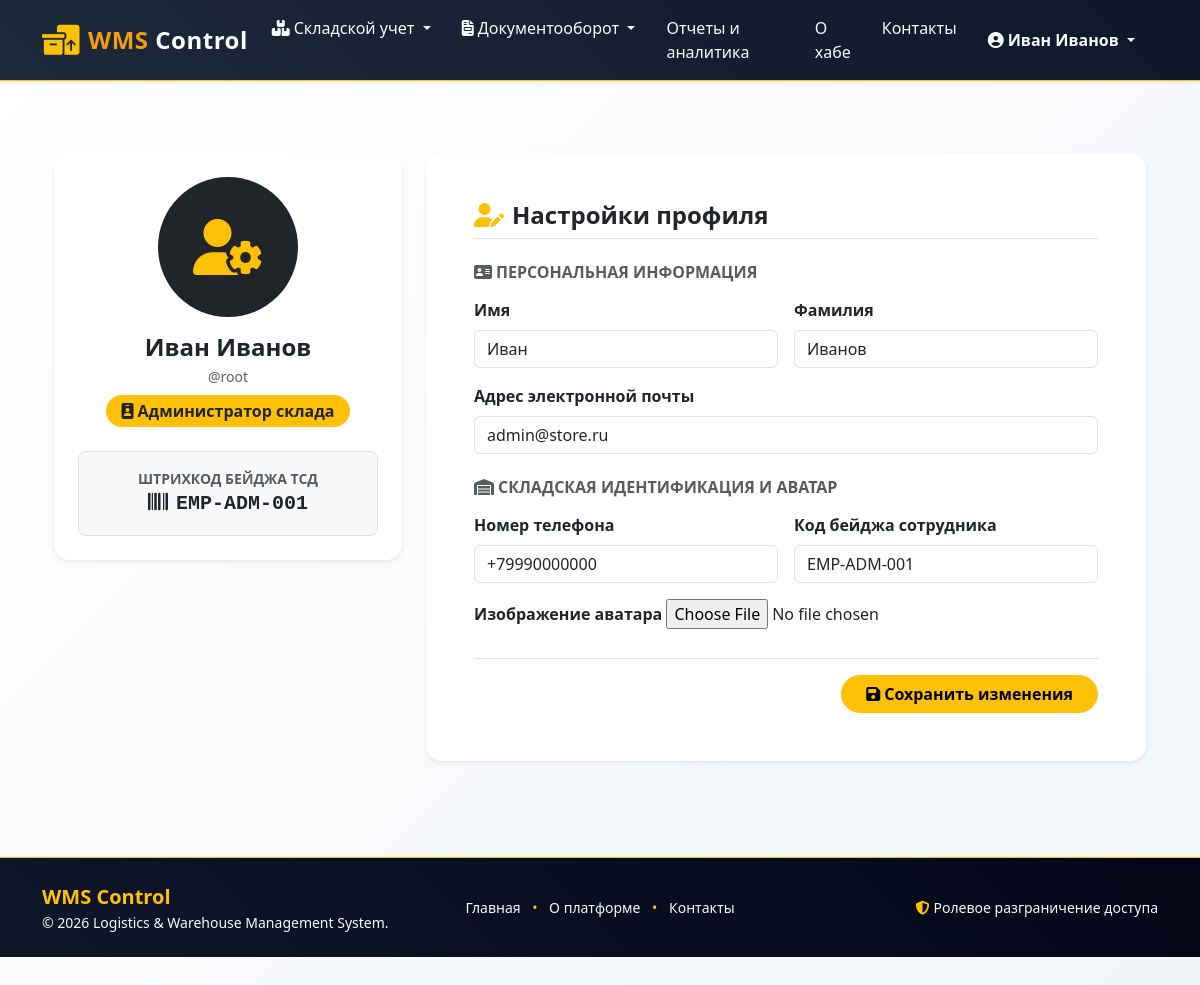
Page /account/profile/ (signed in) on the committed database.
### accounts/models.py (models this page shows, shortened)
class Profile(models.Model):
    ROLE_CHOICES = [
        ("storekeeper", _("Storekeeper / Warehouse Operator")),
        ("manager", _("Supply & Sales Manager")),
        ("admin", _("Warehouse Administrator")),
    ]
    user = models.OneToOneField(User, on_delete=models.CASCADE, related_name="profile", verbose_name=_("User"))
    role = models.CharField(_("Role"), max_length=20, choices=ROLE_CHOICES, default="storekeeper")
    phone = models.CharField(_("Phone Number"), max_length=20, blank=True, null=True)
    employee_code = models.CharField(_("Employee Badge / Barcode"), max_length=50, blank=True, null=True, unique=True, help_text=_("Barcode or badge code for quick TSD authorization"))
    avatar = models.ImageField(_("Avatar"), upload_to="avatars/", blank=True, null=True)
    class Meta:
        verbose_name = _("Warehouse Profile")
        verbose_name_plural = _("Warehouse Profiles")

### accounts/views.py (the view)
# urls.py: path("profile/", views.profile_view, name="profile"),
@login_required
def profile_view(request):
    profile, created = Profile.objects.get_or_create(user=request.user)
    if request.method == "POST":
        u_form = UserUpdateForm(request.POST, instance=request.user)
        p_form = WarehouseProfileForm(
            request.POST, request.FILES, instance=profile
        )
        if u_form.is_valid() and p_form.is_valid():
            u_form.save()
            p_form.save()
            messages.success(request, _("Profile successfully updated."))
            return redirect("accounts:profile")
    else:
        u_form = UserUpdateForm(instance=request.user)
        p_form = WarehouseProfileForm(instance=profile)
    context = {
        "u_form": u_form,
        "p_form": p_form,
        "profile": profile,
    }
    return render(request, "accounts/profile.html", context)

### accounts/forms.py
class UserUpdateForm(forms.ModelForm):
    first_name = forms.CharField(label=_("First Name"), required=False)
    last_name = forms.CharField(label=_("Last Name"), required=False)
    email = forms.EmailField(label=_("Email Address"), required=False)
    class Meta:
        model = User
        fields = ["first_name", "last_name", "email"]
    def __init__(self, *args, **kwargs):
        super().__init__(*args, **kwargs)
        for field in self.fields.values():
            field.widget.attrs.update({"class": "form-control"})

class WarehouseProfileForm(forms.ModelForm):
    class Meta:
        model = Profile
        fields = ["phone", "employee_code", "avatar"]
    def __init__(self, *args, **kwargs):
        super().__init__(*args, **kwargs)
        for field_name, field in self.fields.items():
            if field_name != "avatar":
                field.widget.attrs.update({"class": "form-control"})
            else:
                field.widget.attrs.update({"class": "form-control-file"})

### templates/accounts/profile.html (shortened to what this page needs)
{% extends 'base.html' %}
{% load static %}
{% load i18n %}
{% block content %}
<div class="container py-4 py-lg-5">
    <div class="row g-4">
        <div class="col-12 col-lg-4">
            <div class="card border-0 shadow-sm rounded-4 text-center p-4">
                <div class="position-relative d-inline-block mx-auto mb-3">
                    {% if profile.avatar %}
                        <img src="{{ profile.avatar.url }}" alt="Avatar" class="rounded-circle img-thumbnail object-fit-cover" style="width: 140px; height: 140px;">
                    {% else %}
                        <div class="bg-dark text-warning rounded-circle d-flex align-items-center justify-content-center mx-auto" style="width: 140px; height: 140px; font-size: 3.5rem;">
                            <i class="fa-solid fa-user-gear"></i>
                        </div>
                    {% endif %}
                </div>
                <h4 class="fw-bold mb-1">{{ user.get_full_name|default:user.username }}</h4>
                <p class="text-muted small mb-2">@{{ user.username }}</p>
                <span class="badge bg-warning text-dark px-3 py-2 rounded-pill fs-6 mb-3 align-self-center">
                    <i class="fa-solid fa-id-badge me-1"></i>{{ profile.get_role_display }}
                </span>
                {% if profile.employee_code %}
                    <div class="bg-light p-3 rounded-3 border mt-2">
                        <small class="text-muted d-block text-uppercase fw-semibold">{% translate "TSD Badge Barcode" %}</small>
                        <span class="font-monospace fs-5 text-dark fw-bold"><i class="fa-solid fa-barcode me-2"></i>{{ profile.employee_code }}</span>
                    </div>
                {% endif %}
            </div>
        </div>
        <div class="col-12 col-lg-8">
            <div class="card border-0 shadow-sm rounded-4 p-4 p-md-5">
                <h4 class="fw-bold mb-4 pb-2 border-bottom">
                    <i class="fa-solid fa-user-pen text-warning me-2"></i>{% translate "Edit Profile Settings" %}
                </h4>
                <form method="post" enctype="multipart/form-data">
                    <h6 class="fw-bold text-muted text-uppercase mb-3"><i class="fa-solid fa-address-card me-1"></i>{% translate "Personal Information" %}</h6>
                    <div class="row g-3 mb-4">
                        <div class="col-md-6">
                            <label class="form-label fw-semibold">{% translate "First Name" %}</label>
                            {{ u_form.first_name }}
                        </div>
                        <div class="col-md-6">
                            <label class="form-label fw-semibold">{% translate "Last Name" %}</label>
                            {{ u_form.last_name }}
                        </div>
                        <div class="col-12">
                            <label class="form-label fw-semibold">{% translate "Email Address" %}</label>
                            {{ u_form.email }}
                        </div>
                    </div>
                    <h6 class="fw-bold text-muted text-uppercase mb-3"><i class="fa-solid fa-warehouse me-1"></i>{% translate "Warehouse Identification & Avatar" %}</h6>
                    <div class="row g-3 mb-4">
                        <div class="col-md-6">
                            <label class="form-label fw-semibold">{% translate "Phone Number" %}</label>
                            {{ p_form.phone }}
                        </div>
                        <div class="col-md-6">
                            <label class="form-label fw-semibold">{% translate "Employee Badge Code" %}</label>
                            {{ p_form.employee_code }}
                        </div>
                        <div class="col-12">
                            <label class="form-label fw-semibold">{% translate "Avatar Image" %}</label>
                            {{ p_form.avatar }}
                        </div>
                    </div>
                    <div class="d-flex justify-content-end gap-2 pt-3 border-top">
                        <button type="submit" class="btn btn-warning fw-bold px-4 rounded-pill">
                            <i class="fa-solid fa-floppy-disk me-1"></i>{% translate "Save Changes" %}
                        </button>
                    </div>
                </form>
            </div>
        </div>
    </div>
</div>
{% endblock content %}

### templates/base.html (shortened to what this page needs)
<!DOCTYPE html>
{% load static %}
{% load i18n %}
<html lang="{{ LANGUAGE_CODE|default:'ru' }}">
<head>
    <link href="https://cdn.jsdelivr.net/npm/bootstrap@5.3.3/dist/css/bootstrap.min.css" rel="stylesheet">
    <link rel="stylesheet" href="https://cdnjs.cloudflare.com/ajax/libs/font-awesome/6.7.2/css/all.min.css">
    <link rel="stylesheet" href="https://cdn.datatables.net/1.13.8/css/dataTables.bootstrap5.min.css">
    <link rel="stylesheet" href="{% static 'css/site.css' %}">
</head>
<body class="d-flex flex-column min-vh-100 bg-light">
    <header>
        <nav class="navbar navbar-expand-lg navbar-dark bg-dark border-bottom border-warning shadow-sm mb-4">
            <div class="container">
                <a class="navbar-brand fw-bold text-warning d-flex align-items-center" href="{% url 'index' %}">
                    <i class="fa-solid fa-boxes-packing fa-lg me-2 text-warning"></i>
                    <span>WMS <span class="text-white">Control</span></span>
                </a>
                <div class="collapse navbar-collapse" id="mainMenu">
                    <ul class="navbar-nav me-auto mb-2 mb-lg-0">
                        {% if user.is_authenticated %}
                            <li class="nav-item dropdown">
                                <a class="nav-link dropdown-toggle text-light" href="#" id="inventoryDropdown" role="button" data-bs-toggle="dropdown" aria-expanded="false">
                                    <i class="fa-solid fa-boxes-stacked me-1"></i>{% trans "Inventory" %}
                                </a>
                            </li>
                            <li class="nav-item dropdown">
                                <a class="nav-link dropdown-toggle text-light" href="#" id="ordersDropdown" role="button" data-bs-toggle="dropdown" aria-expanded="false">
                                    <i class="fa-solid fa-file-invoice me-1"></i>{% trans "Documents" %}
                                </a>
                            </li>
							{% if user.profile.role == 'manager' or user.is_superuser %}
								<li class="nav-item">
									<a class="nav-link text-light" href="{% url 'orders:reports_dashboard' %}">
									   {% trans "Reports" %}
									</a>
								</li>
							{% endif %}
                        {% endif %}
                        <li class="nav-item">
                            <a class="nav-link text-light" href="{% url 'about' %}">{% trans "About Hub" %}</a>
                        </li>
                        <li class="nav-item">
                            <a class="nav-link text-light" href="{% url 'contact' %}">{% trans "Contacts" %}</a>
                        </li>
                    </ul>
                    <div class="d-flex align-items-center gap-3">
                        <ul class="navbar-nav">
                            {% if user.is_authenticated %}
                                <li class="nav-item dropdown">
                                    <a class="nav-link dropdown-toggle text-warning fw-semibold" href="#" id="userDropdown"
                                       role="button" data-bs-toggle="dropdown" aria-expanded="false">
                                        <i class="fa-solid fa-circle-user me-1"></i>{{ user.get_full_name|default:user.username }}
                                    </a>
                                </li>
                            {% else %}
                                <div class="d-flex gap-2">
                                    <a href="{% url 'accounts:login' %}" class="btn btn-outline-warning btn-sm fw-semibold">{% trans "Log in" %}</a>
                                </div>
                            {% endif %}
                        </ul>
                    </div>
                </div>
            </div>
        </nav>
    </header>
    <main role="main" class="flex-grow-1 pb-5">
        <div class="container">
            {% block content %}{% endblock content %}
        </div>
    </main>
	<footer class="bg-dark text-light py-4 border-top border-warning mt-auto">
		<div class="container">
			<div class="row align-items-center gy-3">
				<div class="col-12 col-md-4 text-center text-md-start">
					<div class="fw-bold text-warning fs-5">WMS Control</div>
					<p class="small text-light mb-0">&copy; 2026 Logistics & Warehouse Management System.</p>
				</div>
				<div class="col-12 col-md-4 text-center">
					<ul class="list-inline mb-0 small">
						<li class="list-inline-item"><a href="{% url 'index' %}" class="text-light text-decoration-none">{% trans "Home" %}</a></li>
						<li class="list-inline-item text-warning">•</li>
						<li class="list-inline-item"><a href="{% url 'about' %}" class="text-light text-decoration-none">{% trans "About" %}</a></li>
						<li class="list-inline-item text-warning">•</li>
						<li class="list-inline-item"><a href="{% url 'contact' %}" class="text-light text-decoration-none">{% trans "Contacts" %}</a></li>
					</ul>
				</div>
				<div class="col-12 col-md-4 text-center text-md-end small text-light">
					<i class="fa-solid fa-shield-halved text-warning me-1"></i>{% trans "Role-based Access Control" %}
				</div>
			</div>
		</div>
	</footer>
</body>
</html>

### static/css/site.css (style rules this page uses)
:root { --navbar-background-color-light: #1E293B; --navbar-background-color-dark: #0F172A; --navbar-text-color-light: #F8FAFC; --navbar-text-color-dark: #F59E0B; --header-background-color-light: #F8FAFC; --header-background-color-dark: #E2E8F0; --header-text-color-light: #1E293B; --header-text-color-dark: #0F172A; --main-background-color-light: #FFFFFF; --main-background-color-dark: #F1F5F9; --main-text-color: #334155; --main-header-color: #0F172A; --card-background-color-light: #FFFFFF; --card-background-color-dark: #E2E8F0; --card-text-color-light: #1E293B; --card-text-color-dark: #0F172A; --table-background-color-light: #FFFFFF; --table-background-color-dark: #F8FAFC; --table-text-color: #1E293B; --footer-background-color-light: #0F172A; --footer-background-color-dark: #020617; --footer-text-color-light: #94A3B8; --footer-text-color-dark: #E2E8F0; --star-size: 30px; --star-color: #F59E0B; --star-background: #64748B; }
html { font-size: 14px; }
@media (min-width: 768px) { html { font-size: 16px; } }
html { position: relative; min-height: 100%; }
.navbar { background-image: linear-gradient(45deg, var(--navbar-background-color-light), var(--navbar-background-color-dark)); padding: 8px 16px; }
.navbar-brand { color: var(--navbar-text-color-dark) !important; font-weight: bold; font-size: 24px; letter-spacing: 0.5px; }
.navbar-nav .nav-link { color: var(--navbar-text-color-light) !important; font-size: 16px; margin-right: 15px; transition: color 0.3s ease; }
body { margin-bottom: 60px; color: var(--main-text-color); background-image: linear-gradient(135deg, var(--main-background-color-light), var(--main-background-color-dark)); background-attachment: fixed; }
footer { position: relative; bottom: 0; width: 100%; background-image: linear-gradient(45deg, var(--footer-background-color-light), var(--footer-background-color-dark)); color: var(--footer-text-color-light); padding-top: 1.5rem; padding-bottom: 1.5rem; }

### rows in the picture
Profile: role "Администратор склада", employee_code "EMP-ADM-001", phone "+79990000000"

### other values in the picture
{{ user.get_full_name|default:user.username }} "Иван Иванов"
{{ user.username }} "root"
